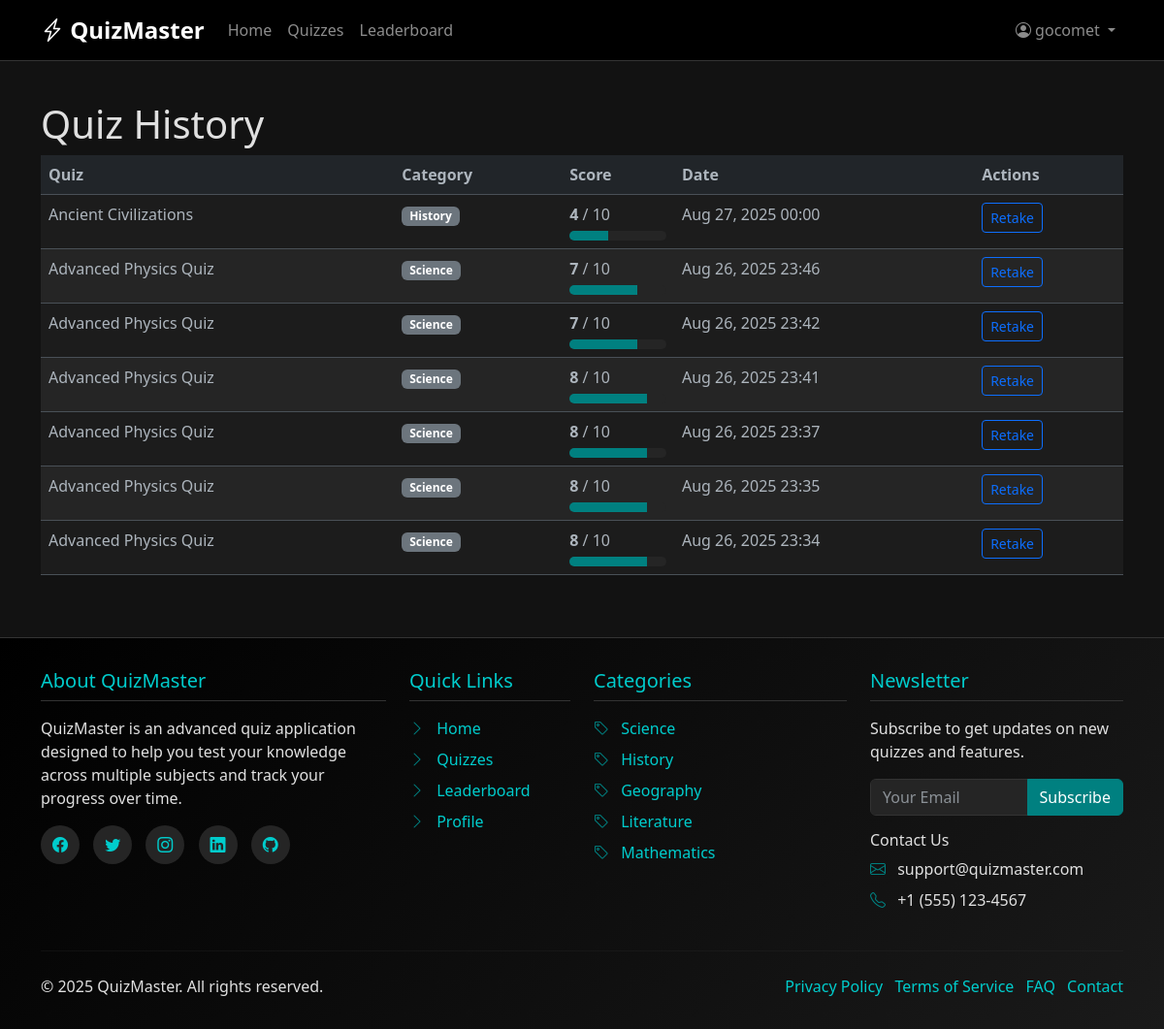
Page /quiz/history/ (signed in) on the earlier database version.
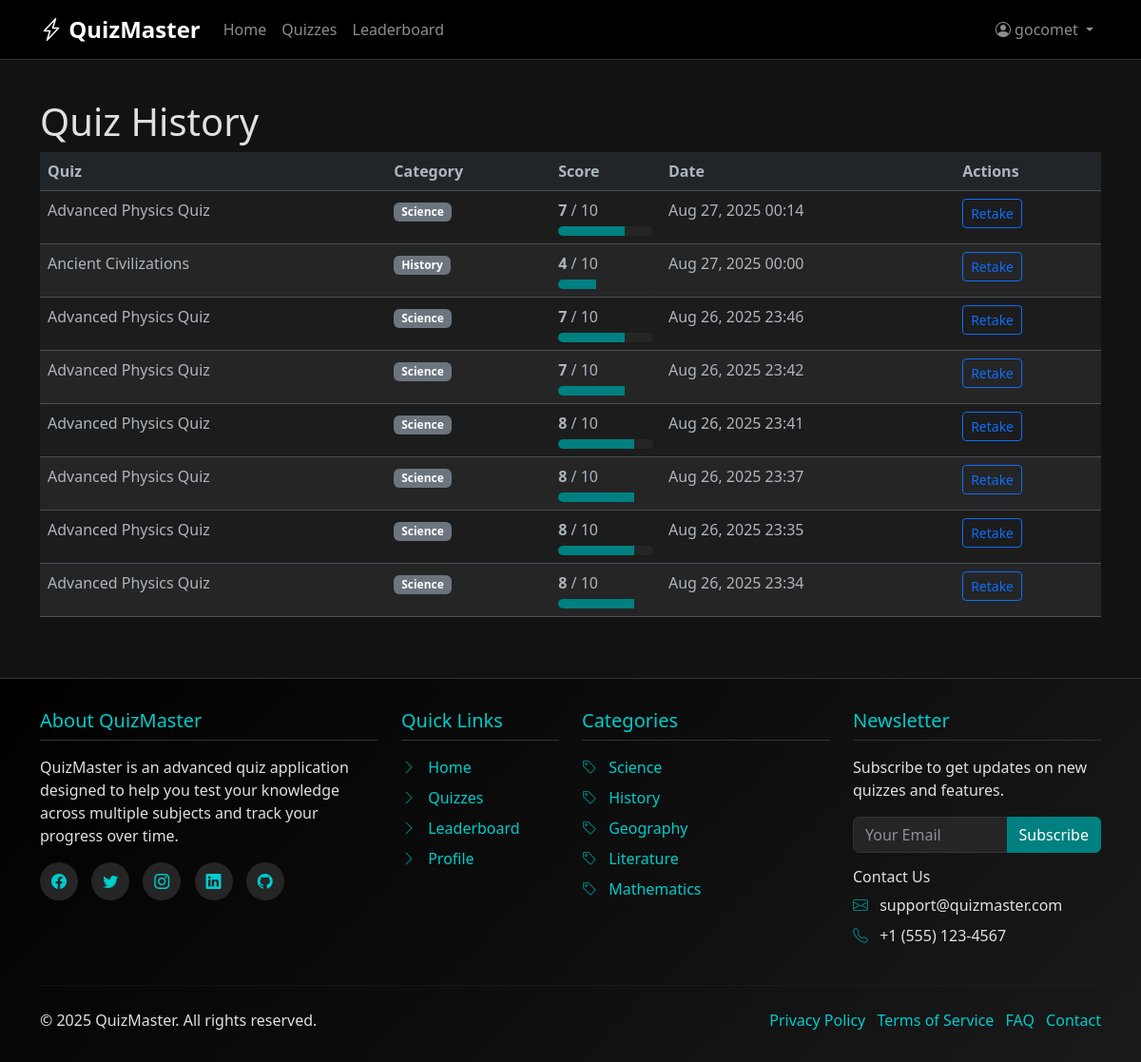
Same page on the later database version.
### quiz/models.py (models this page shows, shortened)
class QuizAttempt(models.Model):
    user = models.ForeignKey(User, on_delete=models.CASCADE, related_name="quiz_attempts")
    quiz = models.ForeignKey(Quiz, on_delete=models.CASCADE)
    score = models.IntegerField()
    max_score = models.IntegerField(default=0)
    percentage = models.FloatField(default=0.0)
    completed_at = models.DateTimeField(auto_now_add=True)
    time_taken = models.PositiveIntegerField(
        help_text="Time taken in seconds",
        default=0
    )
    class Meta:
        indexes = [
            models.Index(fields=['user']),
            models.Index(fields=['quiz']),
            models.Index(fields=['-completed_at']),
            models.Index(fields=['percentage']),
        ]
        ordering = ['-completed_at']

class Quiz(models.Model):
    title = models.CharField(max_length=200)
    description = models.TextField(blank=True)
    category = models.ForeignKey(Category, on_delete=models.CASCADE, related_name="quizzes")
    created_at = models.DateTimeField(auto_now_add=True)
    is_active = models.BooleanField(default=True)
    time_limit = models.PositiveIntegerField(
        help_text="Time limit in minutes (0 for no limit)",
        default=0
    )
    class Meta:
        indexes = [
            models.Index(fields=['category']),
            models.Index(fields=['is_active']),
            models.Index(fields=['-created_at']),
        ]

class Category(models.Model):
    name = models.CharField(max_length=100, unique=True)
    description = models.TextField(blank=True)
    created_at = models.DateTimeField(auto_now_add=True)
    class Meta:
        verbose_name_plural = "Categories"
        indexes = [
            models.Index(fields=['name']),
        ]

### quiz/views.py (the view)
# urls.py: path("quiz/history/", views.quiz_history, name="quiz_history"),
@login_required
def quiz_history(request):
    attempts = QuizAttempt.objects.filter(user=request.user).select_related(
        'quiz', 'quiz__category'
    ).order_by('-completed_at')
    paginator = Paginator(attempts, 10)  # Show 10 attempts per page
    page_number = request.GET.get('page')
    page_obj = paginator.get_page(page_number)
    return render(request, 'quiz/quiz_history.html', {'page_obj': page_obj})

### quiz/templates/quiz/quiz_history.html (shortened to what this page needs)
{% extends "quiz/base.html" %}
{% block content %}
<div class="container my-5">
  <h1>Quiz History</h1>
  {% if page_obj %}
  <div class="table-responsive">
    <table class="table table-striped table-hover">
      <thead>
        <tr>
          <th>Quiz</th>
          <th>Category</th>
          <th>Score</th>
          <th>Date</th>
          <th>Actions</th>
        </tr>
      </thead>
      <tbody>
        {% for attempt in page_obj %}
        <tr>
          <td>{{ attempt.quiz.title }}</td>
          <td><span class="badge bg-secondary">{{ attempt.quiz.category.name }}</span></td>
          <td>
            <strong>{{ attempt.score }}</strong> / {{ attempt.max_score }}
            <div class="progress" style="height: 10px;">
              <div class="progress-bar" role="progressbar"
                   style="width: {{ attempt.percentage }}%;"
                   aria-valuenow="{{ attempt.percentage }}"
                   aria-valuemin="0"
                   aria-valuemax="100">
              </div>
            </div>
          </td>
          <td>{{ attempt.completed_at|date:"M d, Y H:i" }}</td>
          <td>
            <a href="{% url 'quiz_detail' attempt.quiz.id %}" class="btn btn-sm btn-outline-primary">Retake</a>
          </td>
        </tr>
        {% endfor %}
      </tbody>
    </table>
  </div>
  {% else %}
  <div class="alert alert-dark">
    <h4>No quiz attempts yet</h4>
    <p>You haven't taken any quizzes yet. <a href="{% url 'quiz_list' %}">Take a quiz now</a> to see your progress!</p>
  </div>
  {% endif %}
</div>
{% endblock %}

Differences in the rows shown:
added QuizAttempt: quiz "Advanced Physics Quiz", quiz.category.name "Science", score "7", max_score "10", percentage 70 (drawn), completed_at "Aug 27, 2025 00:14"
